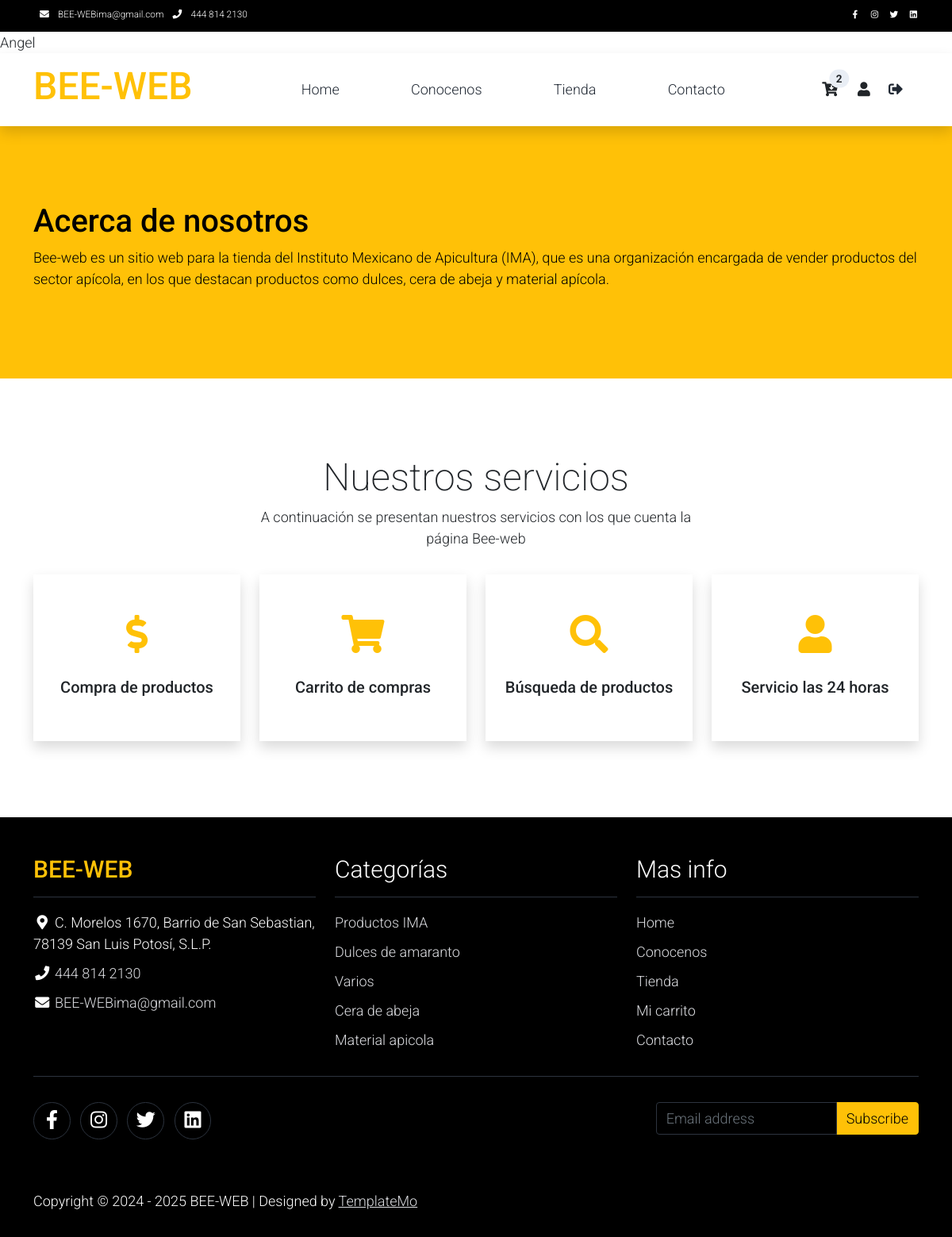
Page /Clientes/clienteConocenos.php (signed in) on the committed database.
### tables this page shows
CREATE TABLE `categoria` (
  `idCategoria` int(11) NOT NULL,
  `nombreCategoria` varchar(100) NOT NULL
);

### assets/scripts/cantidadCarrito.php (called while the page is built, shortened)
<?php
    include "database.php";
    $link=null;
    if($link){
        $query=null;
        sql_CantidadCarrito($link,$query,$nombreUsuario);
        $prodCarrito=mysqli_num_rows($query);
    }
    $ubicacion="C. Morelos 1670, Barrio de San Sebastian, 78139 San Luis Potosí, S.L.P.";
    $numLocal="444 814 2130";
    $anioAct=date("Y");
    $correoLocal="BEE-WEBima@gmail.com";
?>

### assets/scripts/database.php (called while the page is built, shortened)
<?php
    function sql_ConsultaCategorias(&$db_link,&$query){
        mysqli_select_db($db_link,$GLOBALS["db"]);
        $str_query="SELECT * FROM categoria";
        $query=mysqli_query($db_link,$str_query);
    }
    function sql_CantidadCarrito(&$db_link,&$query,$strUsuario){
        mysqli_select_db($db_link,$GLOBALS["db"]);
        $str_query="SELECT carrito.*,cliente.nombreCliente FROM carrito JOIN cliente ON
        carrito.cliente_id=cliente.idCliente WHERE cliente.nombreCliente='$strUsuario'";
        $query=mysqli_query($db_link,$str_query);
    }
?>

### Clientes/clienteConocenos.php (the view, shortened to what this page needs)
<!DOCTYPE html>
<html lang="en">
<?php
    $nombreUsuario="";
    if(isset($_COOKIE['UserName'])){
        $nombreUsuario=$_COOKIE['UserName'];
    }
    include_once "../assets/scripts/cantidadCarrito.php";
?>
<head>
    <link rel="stylesheet" href="../assets/css/bootstrap.min.css">
    <link rel="stylesheet" href="../assets/css/templatemo.css">
    <link rel="stylesheet" href="../assets/css/custom.css">
    <link rel="stylesheet" href="../assets/css/fontawesome.min.css">
</head>
<body>
    <nav class="navbar navbar-expand-lg bg-dark navbar-light d-none d-lg-block" id="templatemo_nav_top">
        <div class="container text-light">
            <div class="w-100 d-flex justify-content-between">
                <div>
                    <i class="fa fa-envelope mx-2"></i>
                    <a class="navbar-sm-brand text-light text-decoration-none" href="mailto:<?php echo "$correoLocal" ?>"><?php echo "$correoLocal" ?></a>
                    <i class="fa fa-phone mx-2"></i>
                    <a class="navbar-sm-brand text-light text-decoration-none" href="tel:<?php echo "$numLocal" ?>"><?php echo "$numLocal"?></a>
                </div>
                <div>
                    <a class="text-light" href="https://fb.com/templatemo" target="_blank" rel="sponsored"><i class="fab fa-facebook-f fa-sm fa-fw me-2"></i></a>
                    <a class="text-light" href="https://www.instagram.com/" target="_blank"><i class="fab fa-instagram fa-sm fa-fw me-2"></i></a>
                    <a class="text-light" href="https://twitter.com/" target="_blank"><i class="fab fa-twitter fa-sm fa-fw me-2"></i></a>
                    <a class="text-light" href="https://www.linkedin.com/" target="_blank"><i class="fab fa-linkedin fa-sm fa-fw"></i></a>
                </div>
            </div>
        </div>
    </nav>
    <?php
        echo "$nombreUsuario";
    ?>
    <nav class="navbar navbar-expand-lg navbar-light shadow">
        <div class="container d-flex justify-content-between align-items-center">
            <a class="navbar-brand text-success logo h1 align-self-center" href="cliente.php">
                BEE-WEB
            </a>
            <div class="align-self-center collapse navbar-collapse flex-fill  d-lg-flex justify-content-lg-between" id="templatemo_main_nav">
                <div class="flex-fill">
                    <ul class="nav navbar-nav d-flex justify-content-between mx-lg-auto">
                        <li class="nav-item">
                            <a class="nav-link" href="cliente.php">Home</a>
                        </li>
                        <li class="nav-item">
                            <a class="nav-link" href="clienteConocenos.php">Conocenos</a>
                        </li>
                        <li class="nav-item">
                            <a class="nav-link" href="clienteTienda.php">Tienda</a>
                        </li>
                        <li class="nav-item">
                            <a class="nav-link" href="clienteContacto.php">Contacto</a>
                        </li>
                    </ul>
                </div>
                <div class="navbar align-self-center d-flex">
                    <a class="nav-icon position-relative text-decoration-none" href="carrito.php">
                        <i class="fa fa-fw fa-cart-arrow-down text-dark mr-1"></i>
                        <span class="position-absolute top-0 left-100 translate-middle badge rounded-pill bg-light text-dark"><?php if($prodCarrito > 0) echo "$prodCarrito"; ?></span>
                    </a>
                    <a class="nav-icon position-relative text-decoration-none" href="usuario.php">
                        <i class="fa fa-fw fa-user text-dark mr-3"></i>
                    </a>
                    <a class="nav-icon position-relative text-decoration-none" href="../assets/scripts/logOut.php">
                        <i class="fa fa-sign-out-alt"></i>
                    </a>
                </div>
            </div>
        </div>
    </nav>
    <section class="bg-success py-5">
        <div class="container">
            <div class="row align-items-center py-5">
                <div class="col-md-12 text-white" >
                    <h1 style='color: #000'>Acerca de nosotros</h1>
                    <p style='color: #000'>
                        Bee-web es un sitio web para la tienda del Instituto Mexicano de Apicultura (IMA), que es una organización encargada de vender productos del sector apícola,
                        en los que destacan productos como dulces, cera de abeja y material apícola.
                    </p>
                </div>
            </div>
        </div>
    </section>
    <section class="container py-5">
        <div class="row text-center pt-5 pb-3">
            <div class="col-lg-6 m-auto">
                <h1 class="h1">Nuestros servicios</h1>
                <p>
                    A continuación se presentan nuestros servicios con los que cuenta la página Bee-web
                </p>
            </div>
        </div>
        <div class="row">
        <div class="col-md-6 col-lg-3 pb-5">
            <div class="h-100 py-5 services-icon-wap shadow">
                <div class="h1 text-success text-center"><i class="fa fa-dollar-sign"></i></div>
                <h2 class="h5 mt-4 text-center">Compra de productos</h2>
            </div>
        </div>
        <div class="col-md-6 col-lg-3 pb-5">
            <div class="h-100 py-5 services-icon-wap shadow">
                <div class="h1 text-success text-center"><i class="fas fa-shopping-cart"></i></div>
                <h2 class="h5 mt-4 text-center">Carrito de compras</h2>
            </div>
        </div>
            <div class="col-md-6 col-lg-3 pb-5">
                <div class="h-100 py-5 services-icon-wap shadow">
                    <div class="h1 text-success text-center"><i class="fa fa-search"></i></div>
                    <h2 class="h5 mt-4 text-center">Búsqueda de productos</h2>
                </div>
            </div>
            <div class="col-md-6 col-lg-3 pb-5">
                <div class="h-100 py-5 services-icon-wap shadow">
                    <div class="h1 text-success text-center"><i class="fa fa-user"></i></div>
                    <h2 class="h5 mt-4 text-center">Servicio las 24 horas</h2>
                </div>
            </div>
        </div>
    </section>
    <footer class="bg-dark" id="tempaltemo_footer">
        <div class="container">
            <div class="row">
                <div class="col-md-4 pt-5">
                    <h2 class="h2 text-success border-bottom pb-3 border-light logo">BEE-WEB</h2>
                    <ul class="list-unstyled text-light footer-link-list">
                        <li>
                            <i class="fas fa-map-marker-alt fa-fw"></i>
                            <?php echo "$ubicacion"?>
                        </li>
                        <li>
                            <i class="fa fa-phone fa-fw"></i>
                            <a class="text-decoration-none" href="tel:<?php echo "$numLocal" ?>"><?php echo "$numLocal"?></a>
                        </li>
                        <li>
                            <i class="fa fa-envelope fa-fw"></i>
                            <a class="text-decoration-none" href="mailto:<?php echo "$correoLocal" ?>"><?php echo "$correoLocal" ?></a>
                        </li>
                    </ul>
                </div>
                <div class="col-md-4 pt-5">
                    <h2 class="h2 text-light border-bottom pb-3 border-light">Categorías</h2>
                    <ul class="list-unstyled text-light footer-link-list">
                        <?php
                            $link=null;
                            if($link){
                                $query=null;
                                sql_ConsultaCategorias($link,$query);
                                if(mysqli_num_rows($query) > 0){
                                    while($row=mysqli_fetch_array($query)){
                                        $nombreCat=$row['nombreCategoria'];
                        ?>
                                        <li><a class="text-decoration-none" href="clienteTienda.php"><?php echo "$nombreCat" ?></a></li>
                        <?php
                                    }
                                }
                            }
                        ?>
                    </ul>
                </div>
                <div class="col-md-4 pt-5">
                    <h2 class="h2 text-light border-bottom pb-3 border-light">Mas info</h2>
                    <ul class="list-unstyled text-light footer-link-list">
                        <li><a class="text-decoration-none" href="cliente.php">Home</a></li>
                        <li><a class="text-decoration-none" href="clienteConocenos.php">Conocenos</a></li>
                        <li><a class="text-decoration-none" href="clienteTienda.php">Tienda</a></li>
                        <li><a class="text-decoration-none" href="carrito.php">Mi carrito</a></li>
                        <li><a class="text-decoration-none" href="clienteContacto.php">Contacto</a></li>
                    </ul>
                </div>
            </div>
            <div class="row text-light mb-4">
                <div class="col-12 mb-3">
                    <div class="w-100 my-3 border-top border-light"></div>
                </div>
                <div class="col-auto me-auto">
                    <ul class="list-inline text-left footer-icons">
                        <li class="list-inline-item border border-light rounded-circle text-center">
                            <a rel="nofollow" class="text-light text-decoration-none" target="_blank" href="http://fb.com/templatemo"><i class="fab fa-facebook-f fa-lg fa-fw"></i></a>
                        </li>
                        <li class="list-inline-item border border-light rounded-circle text-center">
                            <a class="text-light text-decoration-none" target="_blank" href="https://www.instagram.com/"><i class="fab fa-instagram fa-lg fa-fw"></i></a>
                        </li>
                        <li class="list-inline-item border border-light rounded-circle text-center">
                            <a class="text-light text-decoration-none" target="_blank" href="https://twitter.com/"><i class="fab fa-twitter fa-lg fa-fw"></i></a>
                        </li>
                        <li class="list-inline-item border border-light rounded-circle text-center">
                            <a class="text-light text-decoration-none" target="_blank" href="https://www.linkedin.com/"><i class="fab fa-linkedin fa-lg fa-fw"></i></a>
                        </li>
                    </ul>
                </div>
                <div class="col-auto">
                    <div class="input-group mb-2">
                        <input type="text" class="form-control bg-dark border-light" id="subscribeEmail" placeholder="Email address">
                        <div class="input-group-text btn-success text-light" style='color: #000'>Subscribe</div>
                    </div>
                </div>
            </div>
        </div>
        <div class="w-100 bg-black py-3">
            <div class="container">
                <div class="row pt-2">
                    <div class="col-12">
                        <p class="text-left text-light">
                            Copyright &copy; 2024 - <?php echo "$anioAct" ?> BEE-WEB
                            | Designed by <a rel="sponsored" href="https://templatemo.com/page/1" target="_blank">TemplateMo</a>
                        </p>
                    </div>
                </div>
            </div>
        </div>
    </footer>
</body>
</html>

### assets/css/templatemo.css (style rules this page uses)
body, ul, li, p, a, label, input, div { font-family: 'Roboto', sans-serif; font-size: 18px !important; font-weight: 300 !important; }
.h1 { font-family: 'Roboto', sans-serif; font-size: 48px !important; font-weight: 200 !important; }
.h2 { font-family: 'Roboto', sans-serif; font-size: 30px !important; font-weight: 300; }
.logo { font-weight: 500 !important; }
.text-success { color: #ffc107 !important; }
.text-light { color: #ffffff !important; }
.bg-dark { background-color: #000 !important; }
.bg-light { background-color: #e9eef5 !important; }
.bg-black { background-color: #000 !important; }
.bg-success { background-color: #ffc107 !important; }
.btn-success { color: #000 !important; background-color: #ffc107 !important; border-color: #ffc107 !important; }
#templatemo_nav_top { min-height: 40px; }
#templatemo_nav_top * { font-size: .9em !important; }
#templatemo_main_nav a { color: #212934; }
#templatemo_main_nav .navbar .nav-icon { margin-right: 20px; }
.services-icon-wap { transition: .3s; }
.form-control { border: 1px solid #e8e8e8; }
#tempaltemo_footer a { color: #dcdde1; }
#tempaltemo_footer ul.footer-link-list li { padding-top: 10px; }
#tempaltemo_footer ul.footer-icons li { width: 2.6em; height: 2.6em; line-height: 2.6em; }
#tempaltemo_footer .border-light { border-color: #2d343f !important; }
@media (min-width: 768px) { #templatemo_main_nav .navbar-nav { max-width: 450px; } }
@media (min-width: 992px) { #templatemo_main_nav .navbar-nav { max-width: 550px; } }

### assets/css/custom.css (style rules this page uses)
.btn-success { color: #000; }

### Clientes/clienteConocenos.php (style rules this page uses)
.text-success { color: #ffc107 !important; }
.btn-success { background-color:#ffc107 !important; border-color: #ffc107 !important; }
.bg-success { background-color:#ffc107 !important; }
.bg-dark, .bg-black { background-color:#000 !important; }

### rows in the picture
categoria: nombreCategoria "Productos IMA"
categoria: nombreCategoria "Dulces de amaranto"
categoria: nombreCategoria "Varios"
categoria: nombreCategoria "Cera de abeja"
categoria: nombreCategoria "Material apicola"

### other values in the picture
$correoLocal "BEE-WEBima@gmail.com"
$numLocal "444 814 2130"
$nombreUsuario "Angel"
$prodCarrito "2"
$ubicacion "C. Morelos 1670, Barrio de San Sebastian, 78139 San Luis Potosí, S.L.P."
$anioAct "2025"
